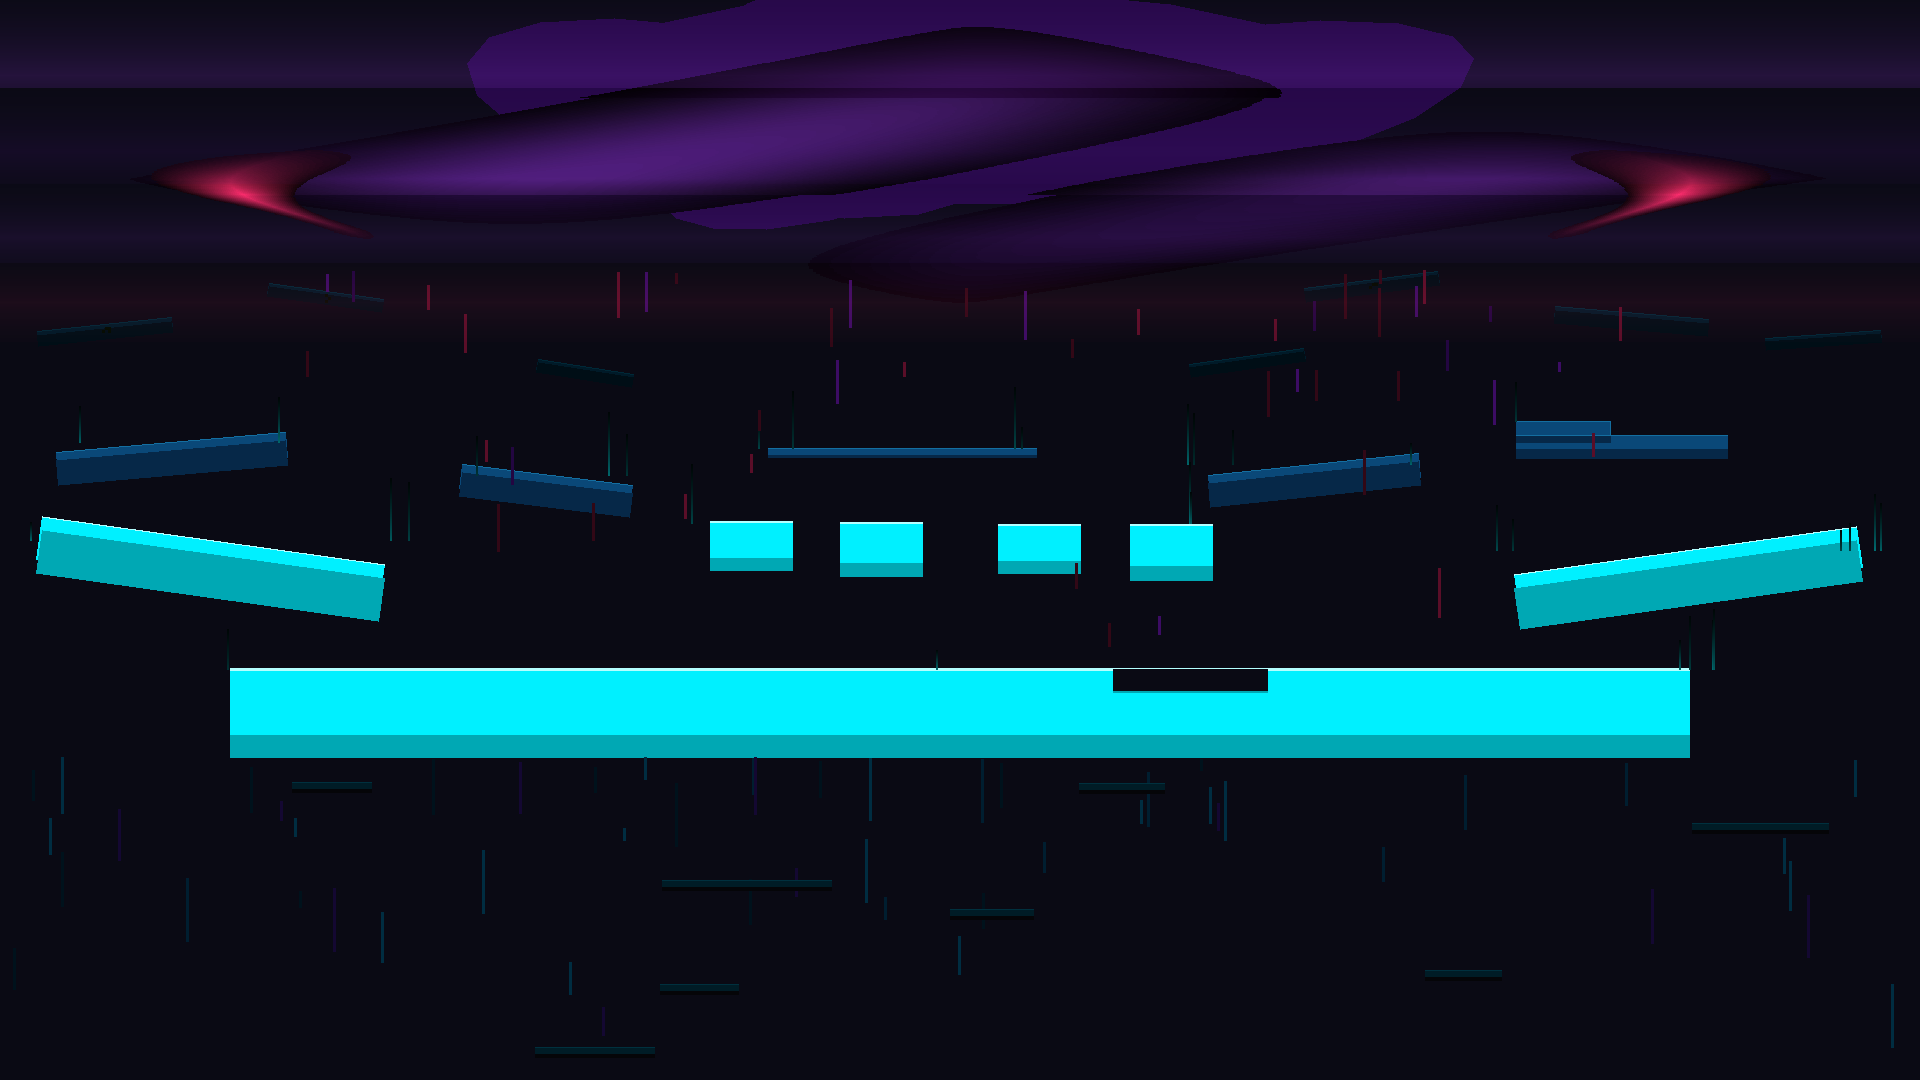

This figure's Python source:
#!/usr/bin/env python3
"""
bg_glitch_layer_encounter.py — Glitch Layer Encounter Background (Compositing Export)
"Luma & the Glitchkin" — Background & Environment Design
Artist: Jordan Reed | Cycle 11

Scene: Frame 02 — Luma and Byte face the Corruption together in the Glitch Layer.
       Low-angle wide shot looking slightly upward. The Corruption mass dominates
       the upper-center of the frame. Character foreground platform is large and
       centered — an arena quality. Two flanking NEAR platforms form a gauntlet.

Compositional intent vs. bg_glitch_layer_frame.py:
  - bg_glitch_layer_frame.py: neutral wide establishing, dispersed platform layout,
    aurora occupies the upper band — the world is vast and passive.
  - bg_glitch_layer_encounter.py: confrontation composition. Platforms converge toward
    the center lower frame, implying the characters are channeled toward a focal point.
    The upper-center void is dominated by a Corruption presence bloom (UV_PURPLE +
    HOT_MAGENTA + VOID_BLACK massing) that replaces the neutral aurora.
    Near platforms flanking left and right close the arena.

Key compositional differences:
  1. CORRUPTION BLOOM: Upper center ~30% of frame — deep UV_PURPLE/HOT_MAGENTA bloom
     instead of the standard aurora band. The Corruption has a physical presence in
     this composition, not just a color field.
  2. CHARACTER STAND PLATFORM: Centered foreground platform, wider, lower — where
     Luma and Byte stand. Occupies H*0.60-H*0.66. This is larger than the
     bg_glitch_layer_frame.py main platform.
  3. FLANKING NEAR PLATFORMS: Left and right near-tier platforms angled inward,
     creating converging sight lines toward center-lower frame (the character).
  4. MID PLATFORMS: Stepped and bridge variants positioned as mid-ground obstacles
     between the character and the Corruption — adds depth to the confrontation space.
  5. MAGENTA RIM on Corruption bloom perimeter — consistent with style_frame_02's
     storm edge spec (HOT_MAGENTA = active Corruption front perimeter color).
  6. REDUCED FLORA: Encounter tension = less ambient biological detail. Flora
     reduced to trace presence on far platforms only.
  7. CORRUPTION PIXEL SCATTER: Falling downward from the bloom (not rising like
     pixel trails) — data decay, not upward energy. Source = the Corruption overhead.

Color authority: master_palette.md
Key rules from MEMORY.md applied:
  - NO title bar — compositing export only (Cycle 7 lesson)
  - NO per-pixel getpixel/putpixel — draw.line() for fills (Cycle 7 lesson)
  - Refresh draw handle after every alpha_composite (Cycle 8 lesson)
  - All depth-tier colors are named constants with GL parent references (Cycle 10 lesson)
  - Glow = filled ellipses or alpha-composite overlay, never outline-only (Cycle 6 lesson)
  - ELEC_CYAN (#00F0FF) for screen/world glow; BYTE_TEAL (#00D4E8) for Byte ONLY (Cycle 7 lesson)
  - Aurora/bloom pass: per-row draw.line() with sinusoidal phase modulation (Cycle 9 lesson)

Save: /home/wipkat/team/output/backgrounds/environments/bg_glitch_layer_encounter.png
"""

import math
import random
from PIL import Image, ImageDraw

# ── Canvas ──────────────────────────────────────────────────────────────────
W, H = 1920, 1080

# ── Canonical Palette (master_palette.md) ───────────────────────────────────
VOID_BLACK        = (10,  10,  20)    # GL-08  #0A0A14 — base background
BELOW_VOID        = (5,   5,   8)    # GL-08a #050508 — abyss under platforms
ELEC_CYAN         = (0,  240, 255)   # GL-01  #00F0FF — near platforms / world glow
DEEP_CYAN         = (0,  168, 180)   # GL-01a #00A8B4 — near platform shadow/edge
UV_PURPLE         = (123, 47, 190)   # GL-04  #7B2FBE — Corruption dominant / aurora
DEEP_VOID         = (58,  16,  96)   # GL-04a #3A1060 — aurora dark band
ATMOS_MID_PURPLE  = (74,  24, 128)   # GL-04b #4A1880 — aurora/bloom mid band
DATA_BLUE         = (43, 127, 255)   # GL-06  #2B7FFF — mid platform reference
ACID_GREEN        = (57, 255,  20)   # GL-03  #39FF14 — pixel flora (trace only)
HOT_MAGENTA       = (255, 45, 107)   # GL-05  #FF2D6B — Corruption active front/edge

# ── Derived Depth-Tier Colors ────────────────────────────────────────────────
# Rendering constructs derived from canonical GL swatches.
# Documented per Naomi Bridges C9-1 / MEMORY.md Cycle 10 lessons.

# NEAR tier: full GL-01 ELEC_CYAN — maximum saturation, maximum brightness
NEAR_COLOR   = ELEC_CYAN              # GL-01 ELEC_CYAN (#00F0FF) — near platforms, full value
NEAR_SHADOW  = DEEP_CYAN              # GL-01a DEEP_CYAN (#00A8B4) — underside shadow
NEAR_EDGE    = (180, 255, 255)        # GL-01 ELEC_CYAN brightened ~30% — top-edge highlight

# MID tier: GL-06 DATA_BLUE desaturated 60% and darkened ~53%
MID_COLOR    = (10,  72, 120)         # GL-06 DATA_BLUE desaturated 60% and darkened 53%
MID_SHADOW   = (6,   40,  72)         # MID_COLOR darkened ~44%
MID_EDGE     = (20, 110, 160)         # MID_COLOR lightened ~53%

# FAR tier: GL-08 VOID_BLACK shifted minimally toward cyan — near-void
FAR_COLOR    = (0,   26,  40)         # GL-08 VOID_BLACK shifted +cyan
FAR_SHADOW   = (0,   14,  22)         # FAR_COLOR darkened ~46%
FAR_EDGE     = (0,   40,  55)         # FAR_COLOR lightened ~54%

# Ghost platforms (lower void — rendering construct only)
GHOST_COLOR  = (0,   28,  38)         # GL-08a BELOW_VOID shifted +cyan for ghost fill
GHOST_EDGE   = (0,   48,  62)         # GHOST_COLOR lightened

# Aurora/bloom cyan-blue bleed (derived from GL-01 ELEC_CYAN desaturated+darkened 14%)
AURORA_CYAN_BLEED = (0, 160, 220)     # GL-01 ELEC_CYAN desaturated and darkened 14%

# Corruption bloom colors (derived from GL-04/GL-05 — encounter-specific rendering)
CORRUPTION_CORE  = (38,  8,  72)      # GL-04a DEEP_VOID (#3A1060) + slight magenta push — Corruption mass fill
CORRUPTION_MID   = (90, 20, 140)      # GL-04 UV_PURPLE (#7B2FBE) darkened 25% — Corruption mid-mass
CORRUPTION_BLOOM = UV_PURPLE          # GL-04 UV_PURPLE (#7B2FBE) — bloom outer edge


def _platform_polygon(draw, px, py, pw, ph, color, shadow_color, edge_color,
                       angle_deg=0, edge_width=1):
    """Draw a (possibly rotated) platform polygon with top-edge highlight and shadow."""
    if angle_deg == 0:
        draw.rectangle([px, py, px + pw, py + ph], fill=color)
        shadow_h = max(3, ph // 3)
        draw.rectangle([px, py + ph, px + pw, py + ph + shadow_h], fill=shadow_color)
        draw.line([(px, py), (px + pw, py)], fill=edge_color, width=edge_width)
    else:
        rad = math.radians(angle_deg)
        cx_p, cy_p = px + pw / 2, py + ph / 2
        corners = [(-pw / 2, -ph / 2), (pw / 2, -ph / 2),
                   (pw / 2,  ph / 2), (-pw / 2,  ph / 2)]
        rotated = []
        for (ox, oy) in corners:
            rx2 = ox * math.cos(rad) - oy * math.sin(rad)
            ry2 = ox * math.sin(rad) + oy * math.cos(rad)
            rotated.append((cx_p + rx2, cy_p + ry2))
        draw.polygon(rotated, fill=color)
        shadow_offset = ph // 3
        shadow_pts = [(x, y + shadow_offset) for x, y in rotated]
        draw.polygon(shadow_pts, fill=shadow_color)
        draw.line([rotated[0], rotated[1]], fill=edge_color, width=edge_width)


def _platform_l_shaped(draw, px, py, pw, ph, color, shadow_color, edge_color,
                        edge_width=1, step_frac=0.45):
    """L-shaped / stepped platform — raised left ledge."""
    draw.rectangle([px, py + ph // 2, px + pw, py + ph], fill=color)
    draw.rectangle([px, py + ph, px + pw, py + ph + max(3, ph // 3)],
                   fill=shadow_color)
    step_w = int(pw * step_frac)
    draw.rectangle([px, py, px + step_w, py + ph // 2], fill=color)
    draw.rectangle([px, py + ph // 2, px + step_w, py + ph // 2 + max(2, ph // 4)],
                   fill=shadow_color)
    draw.line([(px, py), (px + step_w, py)], fill=edge_color, width=edge_width)
    draw.line([(px, py + ph // 2), (px + pw, py + ph // 2)], fill=edge_color, width=edge_width)
    draw.line([(px + step_w, py), (px + step_w, py + ph // 2)],
              fill=edge_color, width=edge_width)


def _platform_bridge(draw, px, py, pw, ph, color, shadow_color, edge_color,
                     edge_width=1):
    """Narrow bridge platform — wide but very thin, suspended quality."""
    thin_h = max(6, min(ph, 8))
    draw.rectangle([px, py, px + pw, py + thin_h], fill=color)
    draw.rectangle([px, py + thin_h, px + pw, py + thin_h + 2], fill=shadow_color)
    draw.line([(px, py), (px + pw, py)], fill=edge_color, width=edge_width)


def _platform_fragmented(draw, px, py, pw, ph, color, shadow_color, edge_color,
                          rng, n_segments=3, edge_width=1):
    """Broken/fragmented platform — 2-3 disconnected segments with randomised gaps."""
    gap_min, gap_max = max(4, pw // 12), max(10, pw // 6)
    total_gap = sum(rng.randint(gap_min, gap_max) for _ in range(n_segments - 1))
    seg_total_w = pw - total_gap
    seg_w = seg_total_w // n_segments
    x_cursor = px
    for i in range(n_segments):
        vy = py + rng.randint(-3, 3)
        vh = max(6, ph + rng.randint(-4, 4))
        draw.rectangle([x_cursor, vy, x_cursor + seg_w, vy + vh], fill=color)
        draw.rectangle([x_cursor, vy + vh, x_cursor + seg_w, vy + vh + max(2, vh // 3)],
                       fill=shadow_color)
        draw.line([(x_cursor, vy), (x_cursor + seg_w, vy)],
                  fill=edge_color, width=edge_width)
        x_cursor += seg_w
        if i < n_segments - 1:
            x_cursor += rng.randint(gap_min, gap_max)


def _draw_flora_cluster(draw, fx, fy, color, rng, size=6):
    """Faint pixel flora cluster hanging below a platform edge (trace presence)."""
    offsets = [(-1, 1), (0, 1), (1, 1), (-1, 2), (1, 2), (0, 3)]
    for (di, dj) in offsets:
        if rng.random() < 0.55:
            sx = fx + di * size
            sy = fy + dj * size
            draw.rectangle([sx, sy, sx + size - 1, sy + size - 1], fill=color)


def generate_glitch_layer_encounter(output_path, seed=77):
    """
    Generate a 1920x1080 Glitch Layer encounter background — compositing export.
    No title bar. No legend. Pure environment configured for the confrontation scene.

    Composition: low-angle, slightly upward-facing.
      - Corruption bloom mass occupies upper-center (~y=0 to y=H*0.38)
      - FAR platforms ring the upper void at mid-horizontal positions
      - MID platforms form the middle-ground obstacle layer
      - NEAR flanking platforms (left and right) angle inward toward center
      - CHARACTER STAND platform: wide centered foreground element
      - Ghost/void platforms populate the lower void
    """
    rng = random.Random(seed)

    # ── BASE: Void Black fill ─────────────────────────────────────────────────
    img = Image.new('RGB', (W, H), VOID_BLACK)
    draw = ImageDraw.Draw(img)

    # ── CORRUPTION BLOOM — upper-center, replaces neutral aurora ─────────────
    # The Corruption has a physical mass presence here — not just ambient color.
    # 3-zone structure (top to bottom):
    #   Zone A: Corruption core — deep UV_PURPLE/DEEP_VOID massing, upper 15%
    #   Zone B: Bloom mid — UV_PURPLE + slight HOT_MAGENTA edge bleed, 10-28%
    #   Zone C: Bloom fade — aurora-style fade to void, 25-40%
    # Central horizontal focus: sinusoidal intensity peaks at frame center (x=W//2)

    # Zone A: Hard mass fill — irregular Corruption silhouette blocks
    # These are drawn as overlapping polygons to break the symmetry of a pure oval.
    corruption_mass_polys = [
        # (center_x_frac, center_y_frac, rx_frac, ry_frac, angle_deg)
        (0.50, 0.09, 0.22, 0.10,   0),   # central core oval
        (0.38, 0.11, 0.14, 0.08,  12),   # left lobe
        (0.62, 0.10, 0.15, 0.07, -10),   # right lobe
        (0.50, 0.04, 0.12, 0.06,   5),   # upper spike
        (0.44, 0.14, 0.10, 0.06, -15),   # lower-left tendril
        (0.56, 0.13, 0.09, 0.05,  18),   # lower-right tendril
    ]
    for (cx_frac, cy_frac, rx_frac, ry_frac, ang) in corruption_mass_polys:
        cx = int(cx_frac * W)
        cy = int(cy_frac * H)
        rx = int(rx_frac * W)
        ry = int(ry_frac * H)
        # Rotate a bounding ellipse approximation using polygon
        rad = math.radians(ang)
        n_pts = 18
        pts = []
        for i in range(n_pts):
            theta = 2 * math.pi * i / n_pts
            ox = rx * math.cos(theta)
            oy = ry * math.sin(theta)
            rx2 = ox * math.cos(rad) - oy * math.sin(rad)
            ry2 = ox * math.sin(rad) + oy * math.cos(rad)
            pts.append((cx + int(rx2), cy + int(ry2)))
        draw.polygon(pts, fill=CORRUPTION_CORE)

    # Zone B: Bloom mid — per-row draw.line() radiating outward from center top
    # Sinusoidal modulation gives the bloom an organic/turbulent edge quality.
    bloom_y0 = 0
    bloom_y1 = int(H * 0.30)
    bloom_center_x = W // 2
    bloom_half_w = int(W * 0.48)  # bloom spreads nearly full width at its widest

    for y in range(bloom_y0, bloom_y1):
        t = y / bloom_y1  # 0 at top, 1 at bottom of bloom
        # Width of active bloom zone grows as we go down, peaks at ~55% depth, fades
        if t < 0.55:
            env = t / 0.55
        else:
            env = 1.0 - (t - 0.55) / 0.45
        env = env ** 1.2

        # Choose color based on zone: upper = CORRUPTION_CORE, lower = UV_PURPLE fade
        if t < 0.30:
            col = CORRUPTION_MID
            alpha_max = 90
        elif t < 0.60:
            col = CORRUPTION_BLOOM
            alpha_max = 70
        else:
            col = ATMOS_MID_PURPLE
            alpha_max = 40

        phase_y = y * 0.030
        active_w = int(bloom_half_w * env)
        for x in range(bloom_center_x - active_w, bloom_center_x + active_w, 3):
            # Radial falloff from center — power-law toward edge of active zone
            dist_frac = abs(x - bloom_center_x) / max(1, active_w)
            radial_env = max(0.0, 1.0 - dist_frac ** 1.6)
            sin_mod = 0.50 + 0.50 * math.sin(x / 180.0 + phase_y)
            alpha = int(alpha_max * env * radial_env * sin_mod)
            if alpha < 4:
                continue
            cr = int(col[0] * alpha / alpha_max)
            cg = int(col[1] * alpha / alpha_max)
            cb = int(col[2] * alpha / alpha_max)
            draw.line([(x, y), (x + 2, y)], fill=(cr, cg, cb))

    # HOT_MAGENTA perimeter rim — the active Corruption front edge
    # A thin sinusoidal band just outside the core mass at y = H*0.14 to H*0.22
    magenta_band_y0 = int(H * 0.13)
    magenta_band_y1 = int(H * 0.23)
    for y in range(magenta_band_y0, magenta_band_y1):
        t = (y - magenta_band_y0) / (magenta_band_y1 - magenta_band_y0)
        # Peak intensity at mid of band
        env = 1.0 - abs(t - 0.5) * 2.0
        env = max(0.0, env) ** 1.5
        # Only paint the outer edges (left and right of center), not the center fill
        edge_w = int(W * 0.12 * (0.6 + 0.4 * math.sin(y * 0.05)))
        bloom_edge = int(bloom_half_w * 0.72 * (0.85 + 0.15 * math.sin(y * 0.04)))
        for side in [-1, 1]:
            x_start = bloom_center_x + side * bloom_edge
            x_end = bloom_center_x + side * (bloom_edge + edge_w)
            if side == -1:
                x_start, x_end = x_end, x_start
            for x in range(x_start, x_end, 2):
                dist_frac = abs(x - (bloom_center_x + side * (bloom_edge + edge_w // 2))) / max(1, edge_w // 2)
                radial_env = max(0.0, 1.0 - dist_frac)
                alpha = int(55 * env * radial_env)
                if alpha < 4:
                    continue
                cr = int(HOT_MAGENTA[0] * alpha / 55)
                cg = int(HOT_MAGENTA[1] * alpha / 55)
                cb = int(HOT_MAGENTA[2] * alpha / 55)
                draw.line([(x, y), (x + 1, y)], fill=(cr, cg, cb))

    # ── FAR PLATFORMS — upper void, flanking the bloom ───────────────────────
    # Positioned at sides to avoid occluding the Corruption mass center.
    far_plats = [
        (int(W * 0.02),  int(H * 0.30), int(W * 0.07),  12,  -6),
        (int(W * 0.14),  int(H * 0.27), int(W * 0.06),  11,   8),
        (int(W * 0.68),  int(H * 0.26), int(W * 0.07),  11,  -7),
        (int(W * 0.81),  int(H * 0.29), int(W * 0.08),  13,   5),
        (int(W * 0.92),  int(H * 0.31), int(W * 0.06),  10,  -4),
        # Two far platforms partially visible behind/below the bloom
        (int(W * 0.28),  int(H * 0.34), int(W * 0.05),  10,   9),
        (int(W * 0.62),  int(H * 0.33), int(W * 0.06),  11,  -8),
    ]
    far_flora_positions = []
    for px, py, pw, ph, angle in far_plats:
        _platform_polygon(draw, px, py, pw, ph, FAR_COLOR, FAR_SHADOW, FAR_EDGE,
                          angle_deg=angle, edge_width=1)
        far_flora_positions.append((px + pw // 2, py))

    # ── MID PLATFORMS — obstacle layer between Corruption and character ────────
    # 3 rect + 1 L-shaped + 1 bridge — distributed left/right of center
    mid_plats_rect = [
        (int(W * 0.03),  int(H * 0.41), int(W * 0.12),  26,  -5),
        (int(W * 0.24),  int(H * 0.44), int(W * 0.09),  24,   7),
        (int(W * 0.63),  int(H * 0.43), int(W * 0.11),  25,  -6),
    ]
    mid_flora_positions = []
    for px, py, pw, ph, angle in mid_plats_rect:
        _platform_polygon(draw, px, py, pw, ph, MID_COLOR, MID_SHADOW, MID_EDGE,
                          angle_deg=angle, edge_width=1)
        mid_flora_positions.append((px, py))
        mid_flora_positions.append((px + pw, py))

    # MID: L-shaped (raised left ledge — gives the mid-ground a stepped quality)
    mid_l_px, mid_l_py = int(W * 0.79), int(H * 0.39)
    mid_l_pw, mid_l_ph = int(W * 0.11), 28
    _platform_l_shaped(draw, mid_l_px, mid_l_py, mid_l_pw, mid_l_ph,
                       MID_COLOR, MID_SHADOW, MID_EDGE, edge_width=1)
    mid_flora_positions.append((mid_l_px, mid_l_py))

    # MID: narrow bridge — crossing element, slightly right of center
    mid_br_px, mid_br_py = int(W * 0.40), int(H * 0.415)
    mid_br_pw, mid_br_ph = int(W * 0.14), 7
    _platform_bridge(draw, mid_br_px, mid_br_py, mid_br_pw, mid_br_ph,
                     MID_COLOR, MID_SHADOW, MID_EDGE, edge_width=1)
    mid_flora_positions.append((mid_br_px, mid_br_py))
    mid_flora_positions.append((mid_br_px + mid_br_pw, mid_br_py))

    # ── NEAR PLATFORMS — flanking, angled inward, confrontation arena walls ───
    # Left flank: angled 8 degrees clockwise (points right — toward center)
    near_flora_positions = []
    near_left_px = int(W * 0.02)
    near_left_py = int(H * 0.50)
    near_left_pw = int(W * 0.18)
    near_left_ph = 44
    _platform_polygon(draw, near_left_px, near_left_py,
                      near_left_pw, near_left_ph,
                      NEAR_COLOR, NEAR_SHADOW, NEAR_EDGE, angle_deg=8, edge_width=2)
    near_flora_positions.append((near_left_px, near_left_py))
    near_flora_positions.append((near_left_px + near_left_pw, near_left_py))

    # Right flank: angled -8 degrees (points left — toward center)
    near_right_px = int(W * 0.79)
    near_right_py = int(H * 0.51)
    near_right_pw = int(W * 0.18)
    near_right_ph = 42
    _platform_polygon(draw, near_right_px, near_right_py,
                      near_right_pw, near_right_ph,
                      NEAR_COLOR, NEAR_SHADOW, NEAR_EDGE, angle_deg=-8, edge_width=2)
    near_flora_positions.append((near_right_px, near_right_py))
    near_flora_positions.append((near_right_px + near_right_pw, near_right_py))

    # NEAR: fragmented platform — upper center, between the flanks and the mid layer
    # Reads as broken debris between the character's position and the Corruption
    near_fr_px = int(W * 0.37)
    near_fr_py = int(H * 0.485)
    near_fr_pw = int(W * 0.26)
    near_fr_ph = 38
    _platform_fragmented(draw, near_fr_px, near_fr_py, near_fr_pw, near_fr_ph,
                         NEAR_COLOR, NEAR_SHADOW, NEAR_EDGE, rng, n_segments=4,
                         edge_width=2)
    near_flora_positions.append((near_fr_px, near_fr_py))
    near_flora_positions.append((near_fr_px + near_fr_pw, near_fr_py))

    # ── CHARACTER STAND PLATFORM — wide, centered, foreground ─────────────────
    # This is where Luma and Byte stand to face the Corruption.
    # Wider and lower than bg_glitch_layer_frame.py's main platform to give the
    # scene an arena floor quality. Slight inward taper (notch on right side)
    # adds visual tension — the platform is not entirely safe.
    stand_py   = int(H * 0.62)
    stand_ph   = 66
    stand_x0   = int(W * 0.12)
    stand_x1   = int(W * 0.88)
    draw.rectangle([stand_x0, stand_py, stand_x1, stand_py + stand_ph], fill=NEAR_COLOR)
    draw.rectangle([stand_x0, stand_py + stand_ph, stand_x1, stand_py + stand_ph + 22],
                   fill=NEAR_SHADOW)
    draw.line([(stand_x0, stand_py), (stand_x1, stand_py)], fill=NEAR_EDGE, width=3)
    # Edge notch — a cracked/missing section right of center (Corruption damage)
    notch_x0 = int(W * 0.58)
    notch_x1 = int(W * 0.66)
    draw.rectangle([notch_x0, stand_py, notch_x1, stand_py + stand_ph // 3], fill=VOID_BLACK)
    # Notch edge in NEAR_SHADOW (exposed underside)
    draw.line([(notch_x0, stand_py + stand_ph // 3), (notch_x1, stand_py + stand_ph // 3)],
              fill=NEAR_SHADOW, width=2)
    near_flora_positions.append((stand_x0, stand_py))
    near_flora_positions.append((stand_x1, stand_py))
    near_flora_positions.append((stand_x0 + (stand_x1 - stand_x0) // 2, stand_py))

    void_floor_y = stand_py + stand_ph + 22

    # ── PIXEL TRAILS — rising from near and mid platforms ─────────────────────
    # Same upward-rising mechanic as bg_glitch_layer_frame.py (Cycle 9 lesson:
    # trails rise upward from platform surfaces, y-weighted near platform top).
    for (flora_x, flora_y) in near_flora_positions + mid_flora_positions:
        n_trails = rng.randint(1, 4)
        for _ in range(n_trails):
            tx = flora_x + rng.randint(-25, 25)
            t_len = rng.randint(20, 75)
            base_br = rng.randint(40, 110)
            for t_i in range(t_len):
                ty = flora_y - t_i
                if ty < 0:
                    break
                fade = int(base_br * (1.0 - t_i / t_len) ** 1.4)
                if fade < 6:
                    continue
                draw.line([(tx, ty), (tx + 1, ty)], fill=(0, fade, int(fade * 1.05)))

    # ── CORRUPTION PIXEL SCATTER — falling DOWNWARD from the bloom ────────────
    # This is the compositional inverse of the upward-rising pixel trails.
    # Data decay from the Corruption falls toward the character's platform.
    # Colors: UV_PURPLE and HOT_MAGENTA tones — Corruption palette only.
    # ACID_GREEN is NOT present (Corruption is hostile, not healthy).
    corruption_scatter_colors = [
        (60, 12, 100),    # GL-04 UV_PURPLE at ~50% luminance
        (35, 6,  65),     # GL-04 UV_PURPLE at ~30% luminance
        (90, 14,  40),    # GL-05 HOT_MAGENTA at ~35% luminance
        (50, 8,   22),    # GL-05 HOT_MAGENTA at ~20% luminance
    ]
    for _ in range(45):
        tx = rng.randint(int(W * 0.15), int(W * 0.85))
        t_len = rng.randint(10, 55)
        t_col = rng.choice(corruption_scatter_colors)
        # y-weighted: concentrate near top of the void (just above mid platforms)
        # falling from bloom region (y=H*0.25) toward mid-platform level
        rel_y = rng.random() ** 1.8
        ty_start = int(H * 0.25) + int(rel_y * (stand_py - int(H * 0.25) - t_len))
        for t_i in range(t_len):
            ty = ty_start + t_i  # falling downward
            if ty >= stand_py:
                break
            fade = int(75 * (1.0 - t_i / t_len) ** 1.2)
            if fade < 6:
                continue
            draw.rectangle([tx, ty, tx + 2, ty + 1], fill=t_col)

    # ── LOWER VOID — ghost pixel debris (same approach as bg_glitch_layer_frame) ─
    # Rendering construct: dim near-void variants, y-weighted toward platform base.
    lower_debris_colors = [
        (0, 45, 65),    # GL-01 ELEC_CYAN at ~25% luminance
        (0, 30, 48),    # GL-01 ELEC_CYAN at ~19% luminance
        (20, 8, 50),    # GL-04 UV_PURPLE at ~8% luminance
        (0, 18, 28),    # FAR_COLOR dimmed ~50%
    ]
    for _ in range(50):
        tx = rng.randint(0, W)
        t_len = rng.randint(10, 70)
        t_col = rng.choice(lower_debris_colors)
        rel_y = rng.random() ** 2.2
        ty_start = void_floor_y + int(rel_y * (H - void_floor_y - t_len - 10))
        for t_i in range(t_len):
            ty = ty_start + t_i
            if ty >= H:
                break
            fade = int(80 * (1.0 - t_i / t_len))
            if fade < 8:
                continue
            draw.rectangle([tx, ty, tx + 2, ty + 1], fill=t_col)

    # ── GHOST / DISTANT PLATFORMS in lower void ───────────────────────────────
    ghost_count = rng.randint(6, 10)
    for _ in range(ghost_count):
        gx = rng.randint(30, W - 220)
        gy = rng.randint(void_floor_y + 12, H - 24)
        gw = rng.randint(50, 180)
        draw.rectangle([gx, gy, gx + gw, gy + 7], fill=GHOST_COLOR)
        draw.rectangle([gx, gy + 7, gx + gw, gy + 10], fill=BELOW_VOID)
        draw.line([(gx, gy), (gx + gw, gy)], fill=GHOST_EDGE, width=1)

    # ── PIXEL FLORA — trace only on FAR platforms (reduced for encounter tension) ─
    # In a confrontation scene, the biological ambient detail is suppressed.
    # Only far platforms get minimal flora — the near and mid platforms are stripped.
    flora_dim_far = (int(ACID_GREEN[0] * 0.05), int(ACID_GREEN[1] * 0.05), int(ACID_GREEN[2] * 0.05))
    for (fx, fy) in far_flora_positions[:4]:
        if rng.random() < 0.30:
            _draw_flora_cluster(draw, fx, fy, flora_dim_far, rng, size=3)

    # ── CORRUPTION BLOOM GLOW OVERLAY — alpha-composite soft luminous depth ────
    # A separate RGBA pass that adds smooth gradient wash beneath the scan-line bloom.
    # Refreshes the draw handle after composite (Cycle 8 lesson).
    bloom_overlay = Image.new('RGBA', (W, H), (0, 0, 0, 0))
    bov_draw = ImageDraw.Draw(bloom_overlay)

    bloom_glow_regions = [
        # (y_center_frac, half_height_frac, color, peak_alpha)
        (0.07,  0.10, CORRUPTION_BLOOM,  60),
        (0.14,  0.08, ATMOS_MID_PURPLE,  45),
        (0.22,  0.07, UV_PURPLE,         35),
        (0.28,  0.06, HOT_MAGENTA,       20),  # Magenta perimeter glow
    ]
    for (yc_frac, hy_frac, color, alpha_peak) in bloom_glow_regions:
        yc = int(yc_frac * H)
        hy = int(hy_frac * H)
        for y in range(max(0, yc - hy), min(H, yc + hy)):
            t = abs(y - yc) / hy
            alpha = int(alpha_peak * (1.0 - t) ** 2)
            if alpha < 3:
                continue
            bov_draw.line([(0, y), (W, y)],
                          fill=(color[0], color[1], color[2], alpha))

    img = img.convert('RGBA')
    img.alpha_composite(bloom_overlay)
    img = img.convert('RGB')
    draw = ImageDraw.Draw(img)  # refresh draw after composite (Cycle 8 lesson)

    # ── SAVE ──────────────────────────────────────────────────────────────────
    img.save(output_path)
    print(f"Saved: {output_path}")


if __name__ == '__main__':
    generate_glitch_layer_encounter(
        '/home/wipkat/team/output/backgrounds/environments/bg_glitch_layer_encounter.png'
    )
